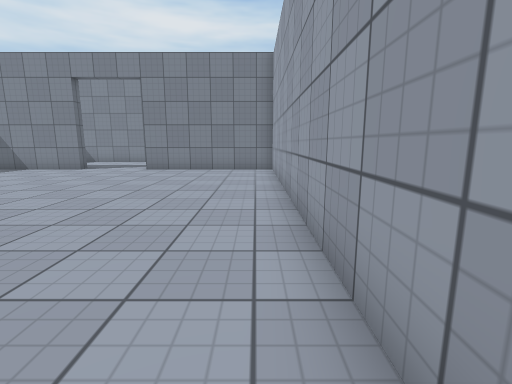
View 1 (above)

12 first-person views from a walk through a scene from a Unity 3-D project. The camera is 1.2 m above the floor, tilts 10° down and sees 85° across. Doors are open. The floor is counted in squares, 1 m on a side. Each view is taken from the middle of a square. On the plan, view 1 faces up. The plan holds only what a view shows up to about 13 squares ahead; the rest is blank. The place goes on beyond the plan. The player character is not drawn. Surface patterns are stand-ins for the level's own textures.

View 2
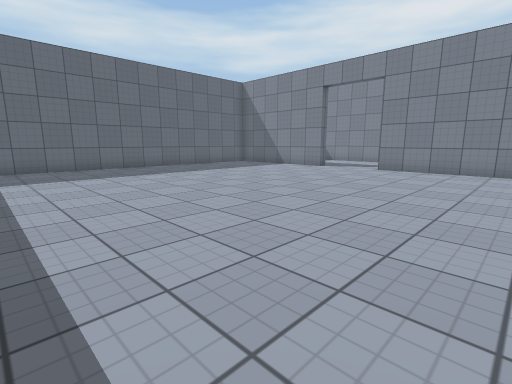

View 3
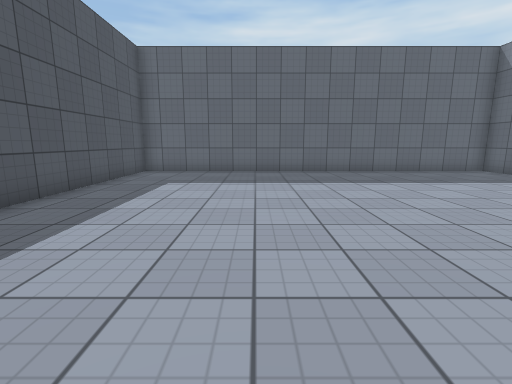

View 4
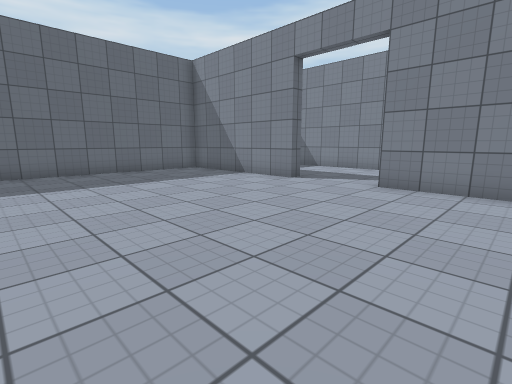

View 5
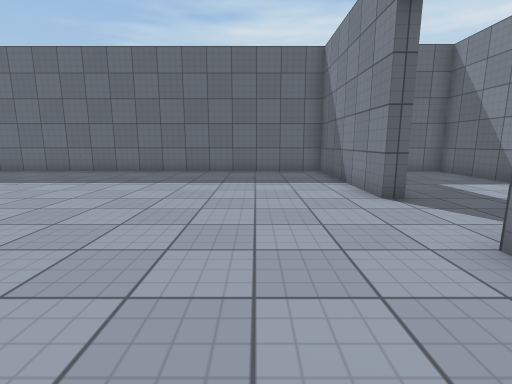

View 6
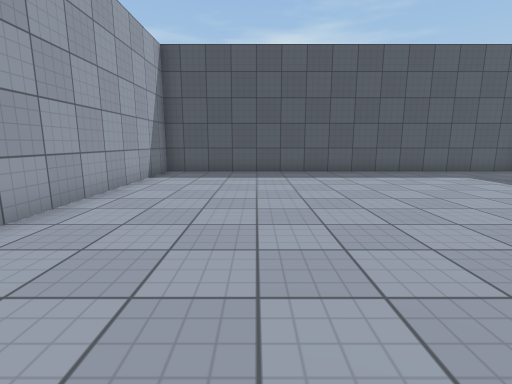

View 7
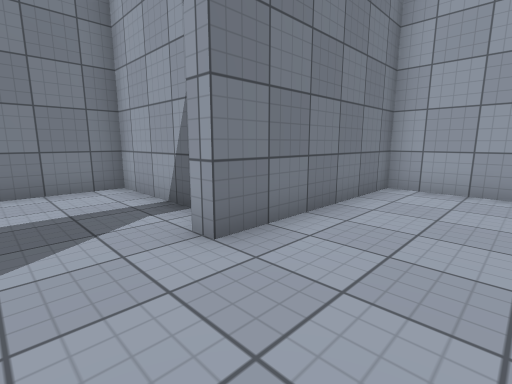

View 8
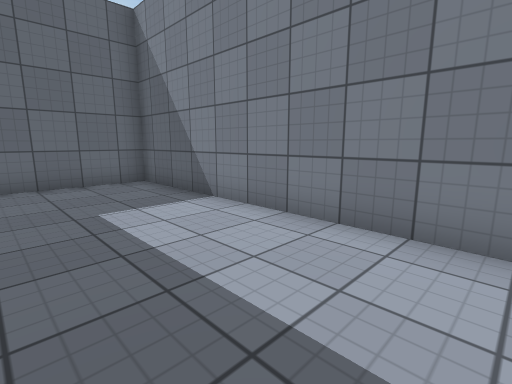

View 9
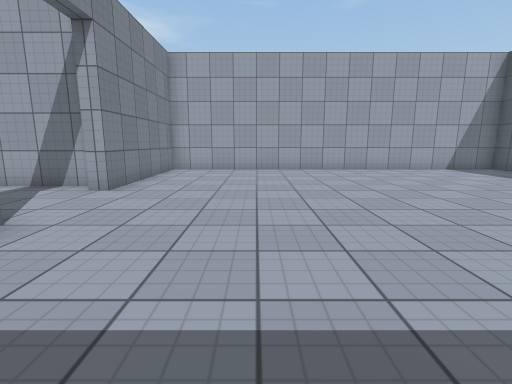

View 10
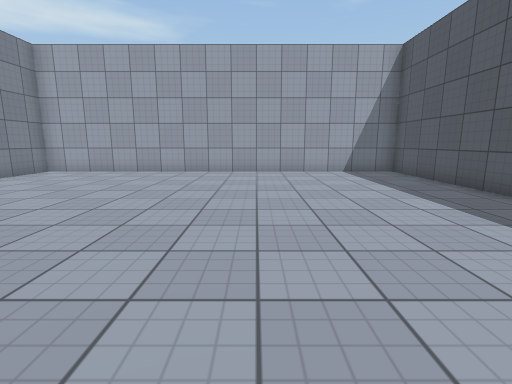

View 11
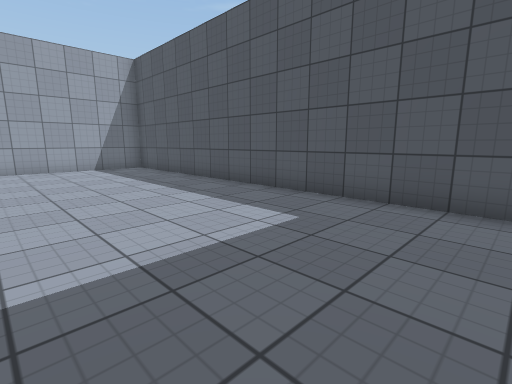

View 12
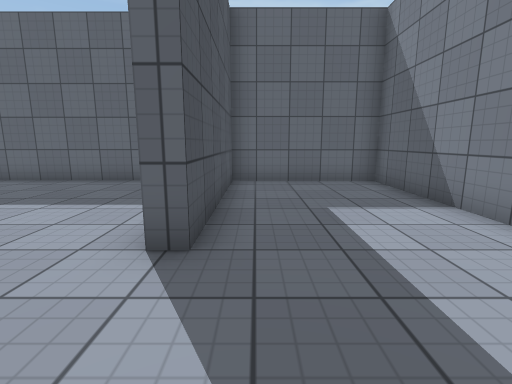

### Floor plan
Points are (right, up) in squares from view 1. A wall is a line through its corners. A room is listed if a view was taken in it or the views show most of it. See-through windows are left out.
Room 1 (views 1, 2, 3, 4, 5, 6, 7, 9, 10, 11)
walls: (-8, 12.8) (-14, 12.8) (-14, -1.8) (0.8, -1.8) (0.8, 12.8) (-5, 12.8)
ways out: open door at (-6.5, 13) to room 2
Room 2 (views 8, 12)
walls: (-4.2, 13.6) (-4.2, 17.8) (-13.7, 17.8) (-13.7, 13.3) (-8, 13.3)
ways out: open door at (-6.5, 13) to room 1

Where each view was taken, in squares from view 1:
view 1: 0 up, 0 right, facing up
view 2: 0 up, 0 right, facing up-left
view 3: 3 up, 2 left, facing left
view 4: 5 up, 2 left, facing up-left
view 5: 10 up, 2 left, facing left
view 6: 10 up, 3 left, facing down
view 7: 10 up, 7 left, facing up-right
view 8: 14 up, 5 left, facing up-left
view 9: 9 up, 12 left, facing right
view 10: 4 up, 11 left, facing right
view 11: 4 up, 13 left, facing down-right
view 12: 14 up, 5 left, facing left
